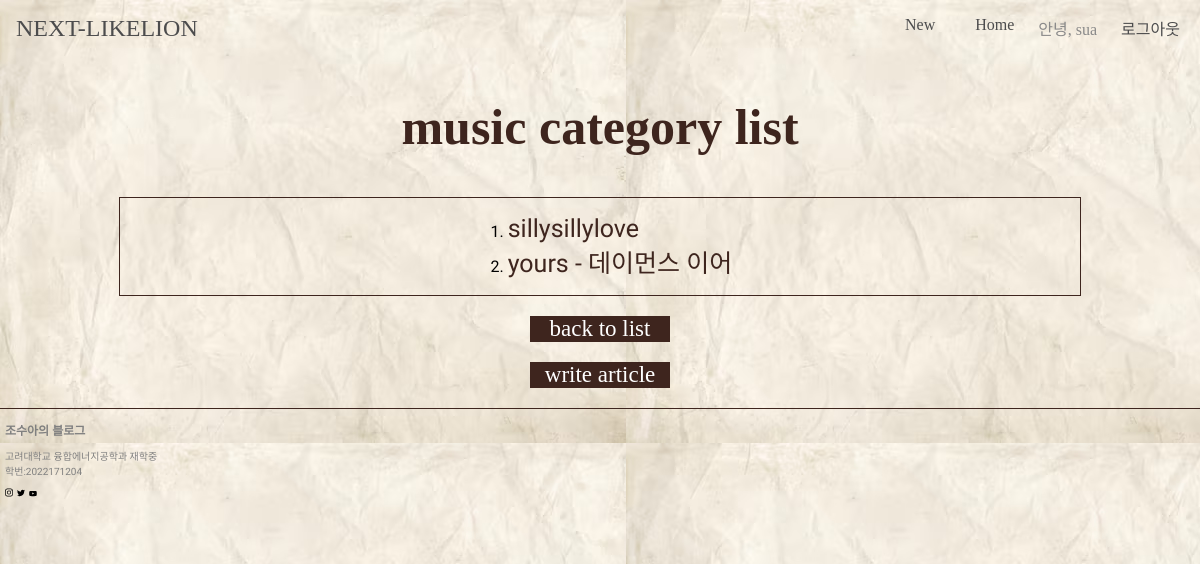
The app's page /category/music (signed in), older data.
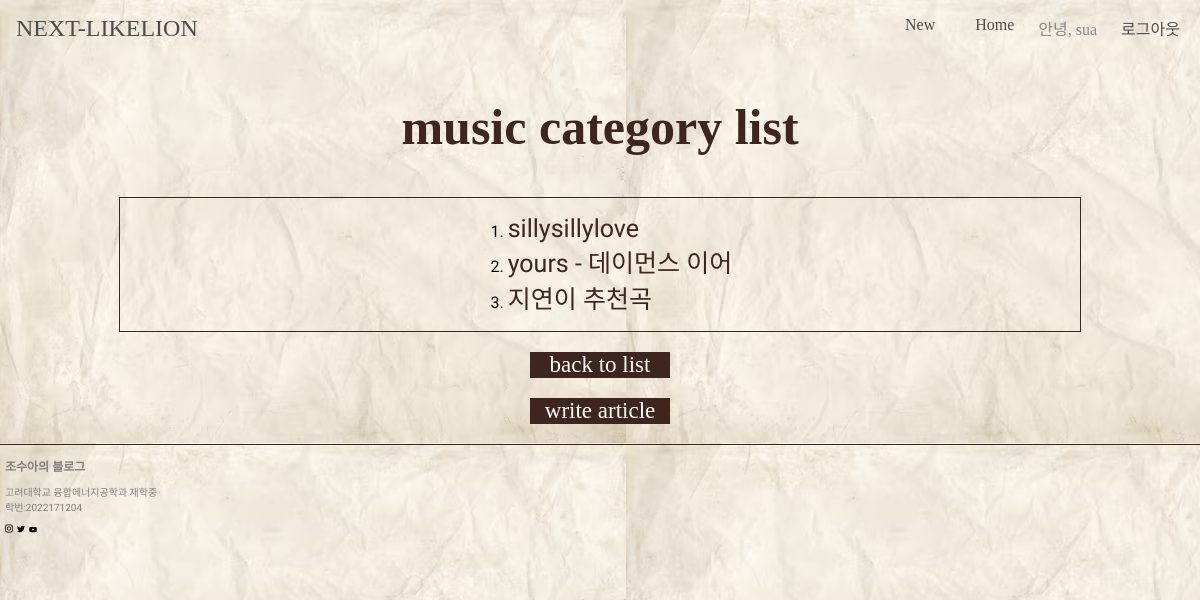
The same page, newer data.
### blogApp/models.py (models this page shows, shortened)
class Article(models.Model):
    title = models.CharField(max_length= 200)
    content = models.TextField()
    category = models.CharField(max_length=10, null = True)
    updated_at = models.DateTimeField(auto_now = True)
    author = models.ForeignKey(User, on_delete=models.CASCADE, related_name='posts', default=1)

### blogApp/views.py (the view)
# urls.py: path('category/<str:category_name>', views.category, name = 'category'),
def category(request, category_name):
    category_kind = category_name
    category_articles = Article.objects.filter(category = category_name)
    return render(request, 'category.html', {'category_articles': category_articles, 'category_kind': category_kind, })

### blogApp/templates/category.html
{% extends 'base.html' %}
{% block css %}
{% load static %}
<link rel="stylesheet" type="text/css" href="{% static 'category.css' %}">
{% endblock %}
{% block content %}
<h2>{{category_kind}} category list</h2>
    <div class="container">
        <ol>
        {% for article in category_articles %}
        <li><a href="{% url 'detail' article.id %}">{{ article.title }}</a></li>
        {% endfor%}
        </ol>
    </div>
    <div class="name">
        <a href = "{% url 'list' %}">back to list</a>
    </div>
    <div class="name">
        <a href = "{% url 'new' %}">write article</a>
    </div>
{% endblock %}

Row changes from the older to the newer data that the page shows:
added Article: title "지연이 추천곡"
